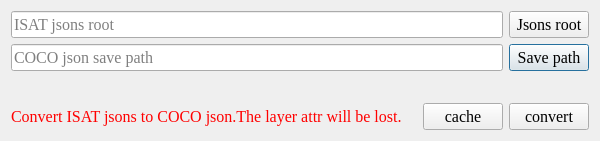
<?xml version="1.0" encoding="UTF-8"?>
<ui version="4.0">
 <class>Dialog</class>
 <widget class="QDialog" name="Dialog">
  <property name="windowModality">
   <enum>Qt::NonModal</enum>
  </property>
  <property name="geometry">
   <rect>
    <x>0</x>
    <y>0</y>
    <width>600</width>
    <height>137</height>
   </rect>
  </property>
  <property name="font">
   <font>
    <family>Times New Roman</family>
    <pointsize>12</pointsize>
   </font>
  </property>
  <property name="windowTitle">
   <string>ISAT to COCO</string>
  </property>
  <property name="sizeGripEnabled">
   <bool>false</bool>
  </property>
  <property name="modal">
   <bool>false</bool>
  </property>
  <layout class="QVBoxLayout" name="verticalLayout">
   <item>
    <widget class="QWidget" name="widget" native="true">
     <layout class="QGridLayout" name="gridLayout">
      <property name="leftMargin">
       <number>0</number>
      </property>
      <property name="topMargin">
       <number>0</number>
      </property>
      <property name="rightMargin">
       <number>0</number>
      </property>
      <property name="bottomMargin">
       <number>0</number>
      </property>
      <item row="3" column="1">
       <widget class="QPushButton" name="pushButton_save_path">
        <property name="text">
         <string>Save path</string>
        </property>
       </widget>
      </item>
      <item row="2" column="1">
       <widget class="QPushButton" name="pushButton_label_root">
        <property name="text">
         <string>Jsons root</string>
        </property>
       </widget>
      </item>
      <item row="3" column="0">
       <widget class="QLineEdit" name="lineEdit_save_path">
        <property name="enabled">
         <bool>true</bool>
        </property>
        <property name="readOnly">
         <bool>true</bool>
        </property>
        <property name="placeholderText">
         <string>COCO json save path</string>
        </property>
       </widget>
      </item>
      <item row="2" column="0">
       <widget class="QLineEdit" name="lineEdit_label_root">
        <property name="enabled">
         <bool>true</bool>
        </property>
        <property name="readOnly">
         <bool>true</bool>
        </property>
        <property name="placeholderText">
         <string>ISAT jsons root</string>
        </property>
       </widget>
      </item>
     </layout>
    </widget>
   </item>
   <item>
    <widget class="QWidget" name="widget_3" native="true">
     <layout class="QHBoxLayout" name="horizontalLayout_2">
      <property name="leftMargin">
       <number>0</number>
      </property>
      <property name="topMargin">
       <number>0</number>
      </property>
      <property name="rightMargin">
       <number>0</number>
      </property>
      <property name="bottomMargin">
       <number>0</number>
      </property>
      <item>
       <spacer name="horizontalSpacer_2">
        <property name="orientation">
         <enum>Qt::Horizontal</enum>
        </property>
        <property name="sizeHint" stdset="0">
         <size>
          <width>40</width>
          <height>20</height>
         </size>
        </property>
       </spacer>
      </item>
      <item>
       <widget class="QLabel" name="label_info">
        <property name="text">
         <string/>
        </property>
       </widget>
      </item>
     </layout>
    </widget>
   </item>
   <item>
    <widget class="QWidget" name="widget_2" native="true">
     <layout class="QHBoxLayout" name="horizontalLayout">
      <property name="leftMargin">
       <number>0</number>
      </property>
      <property name="topMargin">
       <number>0</number>
      </property>
      <property name="rightMargin">
       <number>0</number>
      </property>
      <property name="bottomMargin">
       <number>0</number>
      </property>
      <item>
       <widget class="QLabel" name="label">
        <property name="styleSheet">
         <string notr="true">color: rgb(255, 0, 0);</string>
        </property>
        <property name="text">
         <string>Convert ISAT jsons to COCO json.The layer attr will be lost.</string>
        </property>
       </widget>
      </item>
      <item>
       <spacer name="horizontalSpacer">
        <property name="orientation">
         <enum>Qt::Horizontal</enum>
        </property>
        <property name="sizeHint" stdset="0">
         <size>
          <width>40</width>
          <height>20</height>
         </size>
        </property>
       </spacer>
      </item>
      <item>
       <widget class="QPushButton" name="pushButton_cache">
        <property name="text">
         <string>cache</string>
        </property>
        <property name="icon">
         <iconset>
          <normaloff>:/icons/icons/关闭_close-one.svg</normaloff>:/icons/icons/关闭_close-one.svg</iconset>
        </property>
       </widget>
      </item>
      <item>
       <widget class="QPushButton" name="pushButton_apply">
        <property name="text">
         <string>convert</string>
        </property>
        <property name="icon">
         <iconset>
          <normaloff>:/icons/icons/校验_check-one.svg</normaloff>:/icons/icons/校验_check-one.svg</iconset>
        </property>
       </widget>
      </item>
     </layout>
    </widget>
   </item>
  </layout>
 </widget>
 <resources>
  <include location="../icons.qrc"/>
 </resources>
 <connections/>
</ui>
